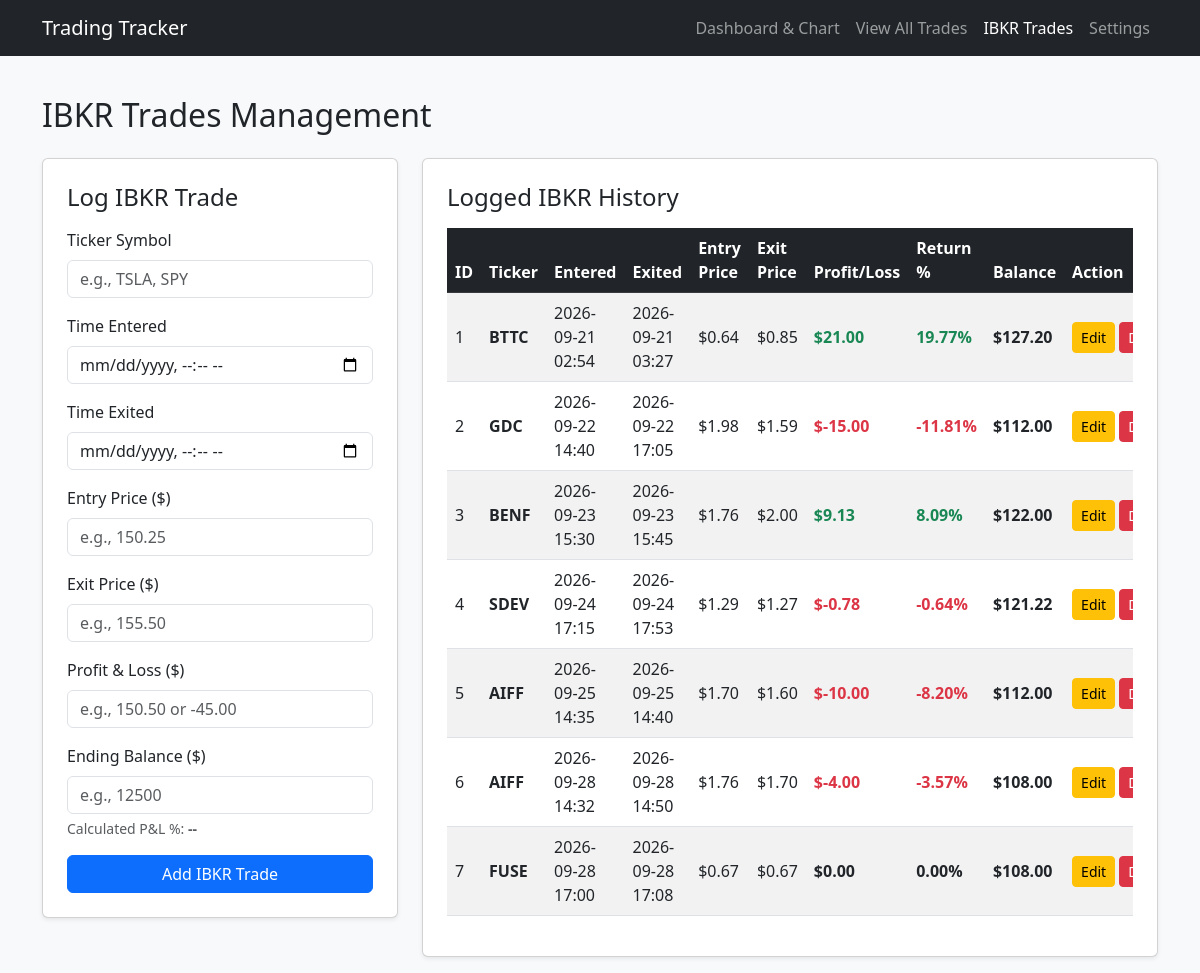
/ibkr, run on an earlier commit of the app's database.
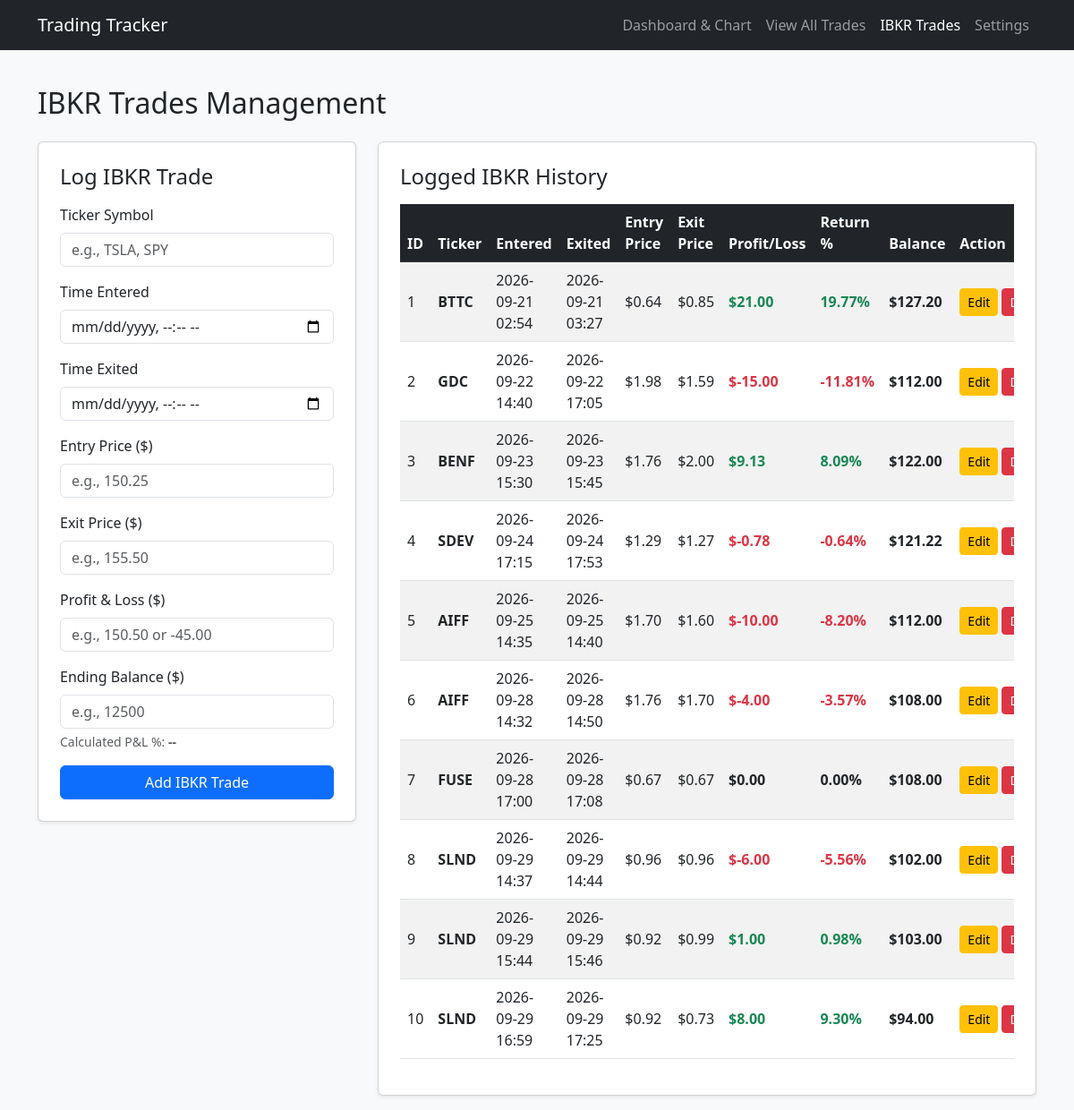
And on a later commit of the database.
### flask_app.py (models this page shows)
class IBKRTrade(db.Model):
  id = db.Column(db.Integer, primary_key=True)
  ticker = db.Column(db.String(20), nullable=False)
  time_entered = db.Column(db.String(50), nullable=False)
  time_exited = db.Column(db.String(50), nullable=False)
  entry_price = db.Column(db.Float, nullable=False, default=0.0)
  exit_price = db.Column(db.Float, nullable=False, default=0.0)
  pnl = db.Column(db.Float, nullable=False, default=0.0)
  balance = db.Column(db.Float, nullable=False, default=0.0)
  timestamp = db.Column(db.DateTime, default=datetime.utcnow)

### flask_app.py (the view, shortened to what this page needs)
@app.route('/ibkr', methods=['GET', 'POST'])
def ibkr_trades():
  all_ibkr_trades = IBKRTrade.query.order_by(IBKRTrade.id.asc()).all()
  return render_template('ibkr.html', trades=all_ibkr_trades)

### templates/ibkr.html (shortened to what this page needs)
<!DOCTYPE html>
<html lang="en">
<head>
    <link href="https://cdn.jsdelivr.net/npm/bootstrap@5.3.0/dist/css/bootstrap.min.css" rel="stylesheet">
</head>
<body class="bg-light">
    <nav class="navbar navbar-expand-lg navbar-dark bg-dark mb-4">
        <div class="container">
            <a class="navbar-brand" href="/">Trading Tracker</a>
            <div class="navbar-nav">
                <a class="nav-link" href="/">Dashboard & Chart</a>
                <a class="nav-link" href="/trades-list">View All Trades</a>
                <a class="nav-link active" href="/ibkr">IBKR Trades</a>
                <a class="nav-link" href="/settings">Settings</a>
            </div>
        </div>
    </nav>
    <div class="container py-3">
        <h2 class="mb-4">IBKR Trades Management</h2>
        <div class="row g-4">
            <div class="col-lg-4">
                <div class="card shadow-sm p-4">
                    <h4 class="card-title mb-3">Log IBKR Trade</h4>
                    <form method="POST">
                        <div class="mb-3">
                            <label class="form-label">Ticker Symbol</label>
                            <input type="text" class="form-control" name="ticker" placeholder="e.g., TSLA, SPY" required>
                        </div>
                        <div class="mb-3">
                            <label class="form-label">Time Entered</label>
                            <input type="datetime-local" class="form-control" name="time_entered" required>
                        </div>
                        <div class="mb-3">
                            <label class="form-label">Time Exited</label>
                            <input type="datetime-local" class="form-control" name="time_exited" required>
                        </div>
                        <div class="mb-3">
                            <label class="form-label">Entry Price ($)</label>
                            <input type="number" step="any" class="form-control" name="entry_price" placeholder="e.g., 150.25" required>
                        </div>
                        <div class="mb-3">
                            <label class="form-label">Exit Price ($)</label>
                            <input type="number" step="any" class="form-control" name="exit_price" placeholder="e.g., 155.50" required>
                        </div>
                        <div class="mb-3">
                            <label class="form-label">Profit & Loss ($)</label>
                            <input type="number" step="any" class="form-control" id="pnlInput" name="pnl" placeholder="e.g., 150.50 or -45.00" required>
                        </div>
                        <div class="mb-3">
                            <label class="form-label">Ending Balance ($)</label>
                            <input type="number" step="any" class="form-control" id="balanceInput" name="balance" placeholder="e.g., 12500" required>
                            <div class="form-text mt-1">
                                Calculated P&L %: <span id="pnlPercentDisplay" class="fw-bold text-muted">--</span>
                            </div>
                        </div>
                        <button type="submit" class="btn btn-primary w-100">Add IBKR Trade</button>
                    </form>
                </div>
            </div>
            <div class="col-lg-8">
                <div class="card shadow-sm p-4">
                    <h4 class="card-title mb-3">Logged IBKR History</h4>
                    <div class="table-responsive">
                        <table class="table table-striped table-hover align-middle">
                            <thead class="table-dark">
                                <tr>
                                    <th>ID</th>
                                    <th>Ticker</th>
                                    <th>Entered</th>
                                    <th>Exited</th>
                                    <th>Entry Price</th>
                                    <th>Exit Price</th>
                                    <th>Profit/Loss</th>
                                    <th>Return %</th>
                                    <th>Balance</th>
                                    <th>Action</th>
                                </tr>
                            </thead>
                            <tbody>
                                {% for trade in trades %}
                                {% set starting_balance = trade.balance - trade.pnl %}
                                {% set pct = (trade.pnl / starting_balance * 100) if starting_balance > 0 else 0 %}
                                <tr>
                                    <td>{{ trade.id }}</td>
                                    <td><strong>{{ trade.ticker }}</strong></td>
                                    <td>{{ trade.time_entered.replace('T', ' ') }}</td>
                                    <td>{{ trade.time_exited.replace('T', ' ') }}</td>
                                    <td>${{ "%.2f"|format(trade.entry_price) }}</td>
                                    <td>${{ "%.2f"|format(trade.exit_price) }}</td>
                                    <td>
                                        <span class="fw-bold {{ 'text-success' if trade.pnl > 0 else ('text-danger' if trade.pnl < 0 else '') }}">
                                            ${{ "%.2f"|format(trade.pnl) }}
                                        </span>
                                    </td>
                                    <td>
                                        <span class="fw-bold {{ 'text-success' if pct > 0 else ('text-danger' if pct < 0 else '') }}">
                                            {{ "%.2f"|format(pct) }}%
                                        </span>
                                    </td>
                                    <td>
                                        <span class="fw-bold">
                                            ${{ "%.2f"|format(trade.balance) }}
                                        </span>
                                    </td>
                                    <td>
                                        <div class="d-flex gap-1">
                                            <a href="/ibkr/edit/{{ trade.id }}" class="btn btn-sm btn-warning">Edit</a>
                                            <form action="/ibkr/delete/{{ trade.id }}" method="POST" onsubmit="return confirm('Delete this IBKR trade?');">
                                                <button type="submit" class="btn btn-sm btn-danger">Delete</button>
                                            </form>
                                        </div>
                                    </td>
                                </tr>
                                {% else %}
                                <tr>
                                    <td colspan="10" class="text-center text-muted py-4">No IBKR trades logged yet.</td>
                                </tr>
                                {% endfor %}
                            </tbody>
                        </table>
                    </div>
                </div>
            </div>
        </div>
    </div>
</body>
</html>

What changed in the data, as far as the page shows it:
added IBKRTrade: id "8", ticker "SLND", time_entered.replace "2026-09-29 14:37", time_exited.replace "2026-09-29 14:44", entry_price "0.96", exit_price "0.96", pnl "-6.00", pct "-5.56", balance "102.00"
added IBKRTrade: id "9", ticker "SLND", time_entered.replace "2026-09-29 15:44", time_exited.replace "2026-09-29 15:46", entry_price "0.92", exit_price "0.99", pnl "1.00", pct "0.98", balance "103.00"
added IBKRTrade: id "10", ticker "SLND", time_entered.replace "2026-09-29 16:59", time_exited.replace "2026-09-29 17:25", entry_price "0.92", exit_price "0.73", pnl "8.00", pct "9.30", balance "94.00"
